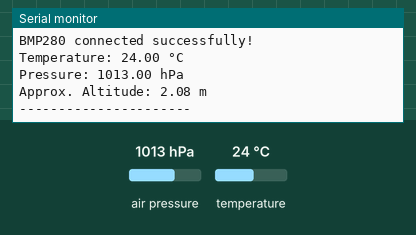
A sketch run on a simulated Arduino Uno, built with avr-gcc and run on an emulated ATmega328P. Shown: the last lines printed to the serial monitor. The test bench sets the inputs (shaded band); at power-on: air pressure 1013 hPa, temperature 24 °C.

Above: at 1.2 s.
1.3 s: air pressure set to 952 hPa
At 3.2 s:
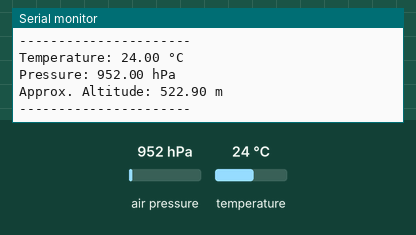
3.6 s: temperature set to 12 °C
5.9 s: air pressure set to 975 hPa
At 7.0 s:
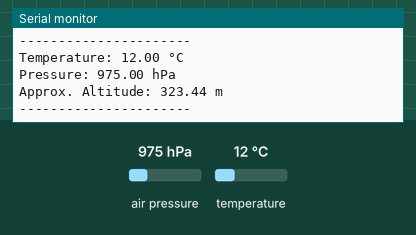
Timing chart, 0 to 8.9 s (numbered marks = the images above; inputs shaded):
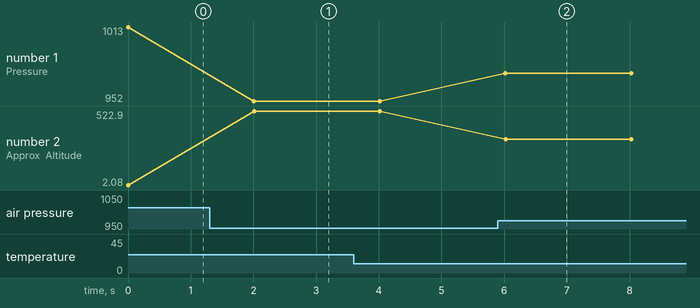

The sketch:

sketch_aug07a.ino
```cpp
#include <Wire.h>
#include <Adafruit_BMP280.h>

Adafruit_BMP280 bmp;

void setup() {
  Serial.begin(115200);

  if (!bmp.begin(0x76)) {
    Serial.println("BMP280 not found at 0x76");
    Serial.println("Trying 0x77...");

    if (!bmp.begin(0x77)) {
      Serial.println("BMP280 not found!");
      while (1);
    }
  }

  Serial.println("BMP280 connected successfully!");
}

void loop() {
  Serial.print("Temperature: ");
  Serial.print(bmp.readTemperature());
  Serial.println(" °C");

  Serial.print("Pressure: ");
  Serial.print(bmp.readPressure() / 100.0F);
  Serial.println(" hPa");

  Serial.print("Approx. Altitude: ");
  Serial.print(bmp.readAltitude(1013.25));
  Serial.println(" m");

  Serial.println("----------------------");

  delay(2000);
}
```

Measured:
- after the input at 1.3 s, the serial monitor: prints a new line after 0.71 s (image 1)
- after the input at 5.9 s, the serial monitor: prints a new line after 0.12 s (image 2)
- plotted number 1: 1013 → 952 after the input at 1.3 s, 952 → 975 after the input at 5.9 s
- plotted number 2: 2.08 → 522.9 after the input at 1.3 s, 522.9 → 323.44 after the input at 5.9 s
